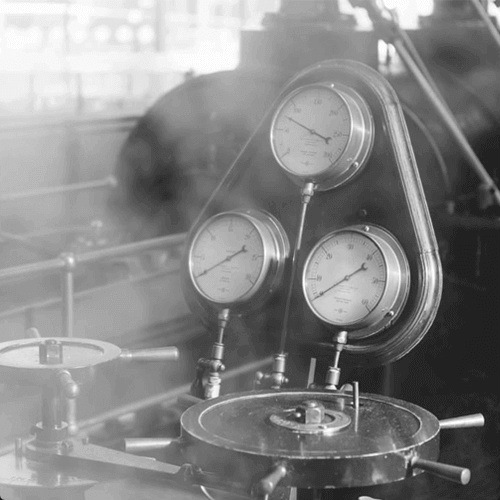
#> input picture Projects/Images/Processadas/clock.bmp, 500 x 500 px
$ python histogramas.py
#> lines starting #> are read from the running program, lines starting #| are printed output that depends on the picture
import cv2
import pathlib
from matplotlib import pyplot as grafico

img_path = pathlib.Path().absolute().parent.parent.parent
img = cv2.imread(f"{img_path}/Images/Processadas/clock.bmp")
#> img is the input picture: shape (500, 500, 3); min 20, max 255, mean 134.5

img = cv2.cvtColor(img, cv2.COLOR_BGR2GRAY)
#> img: shape (500, 500)
equalizated = cv2.equalizeHist(img)
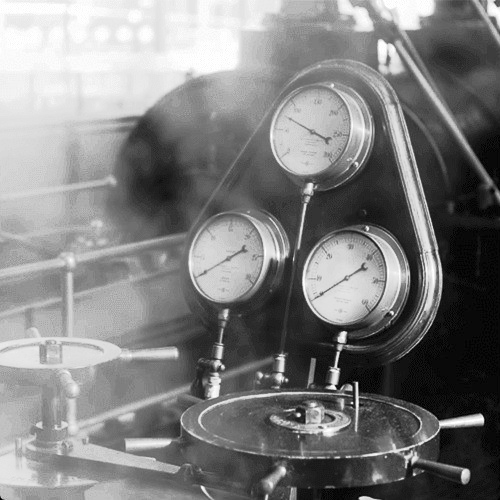
#> equalizated: shape (500, 500); min 0, max 255, mean 128.2

cv2.imshow("Clock", img)
cv2.imshow("Equalizated", equalizated)

grafico.hist(img.ravel(), 256, (0,255))
grafico.figure()

grafico.hist(equalizated.ravel(), 256, (0,255))
grafico.show()
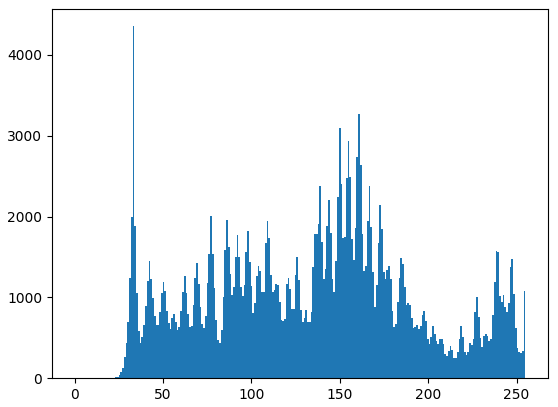
#> figure drawn by matplotlib, 1 panel; tallest bar 4354 high, from x = 32.87 to 33.87
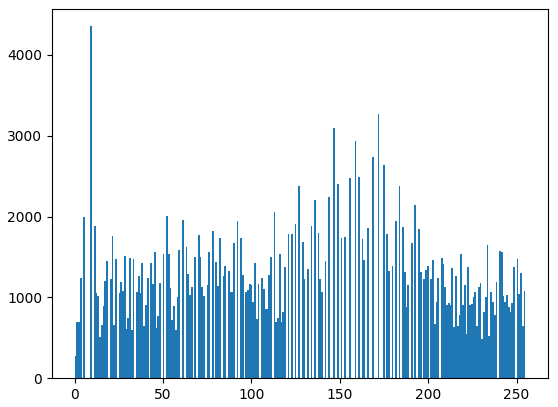
#> figure drawn by matplotlib, 1 panel; tallest bar 4354 high, from x = 8.96 to 9.96

cv2.waitKey()
cv2.destroyAllWindows()

def channels_segmentation():

    blue, green, red = cv2.split(img)

    grafico.hist(blue.ravel(), 256, (0, 255))
    grafico.figure()

    grafico.hist(green.ravel(), 256, (0, 255))
    grafico.figure()

    grafico.hist(red.ravel(), 256, (0, 255))
    grafico.show()

$ run again, with Projects/Images/Processadas/fruits.jpg saved as Projects/Images/Processadas/clock.bmp
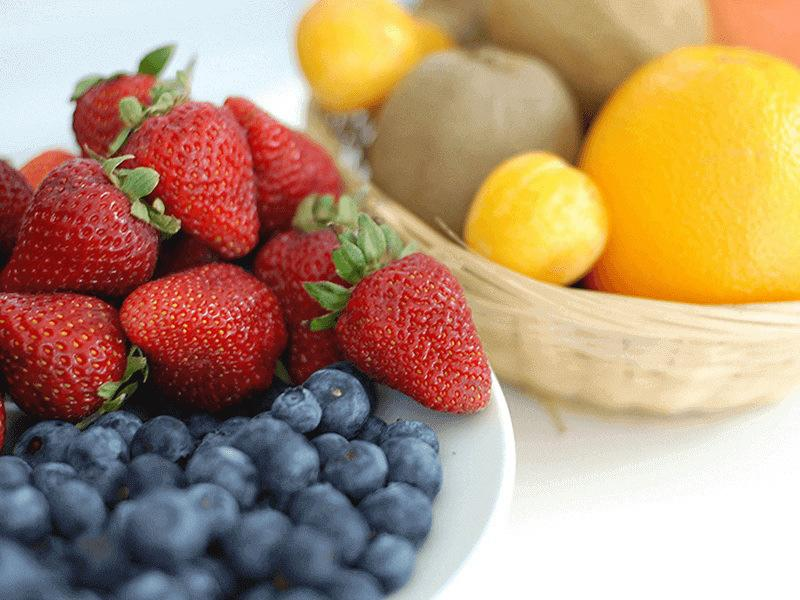
#> input picture Projects/Images/Processadas/fruits.jpg, 800 x 600 px
#> img is the input picture: shape (600, 800, 3); mean B, G, R 115.5, 145.3, 177.5
#> img: shape (600, 800)
#> `equalizated = cv2.equalizeHist(img)`:
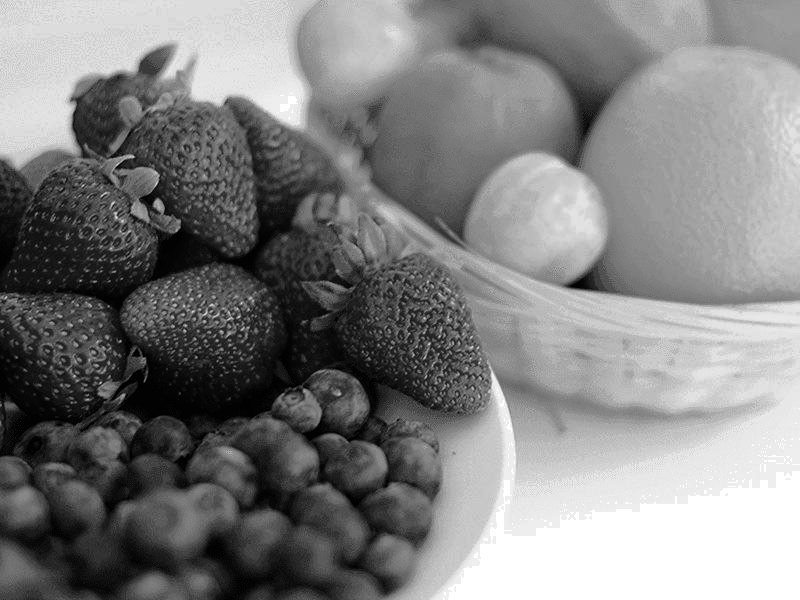
#> equalizated: shape (600, 800); min 0, max 255, mean 128.6
#> `grafico.show()`:
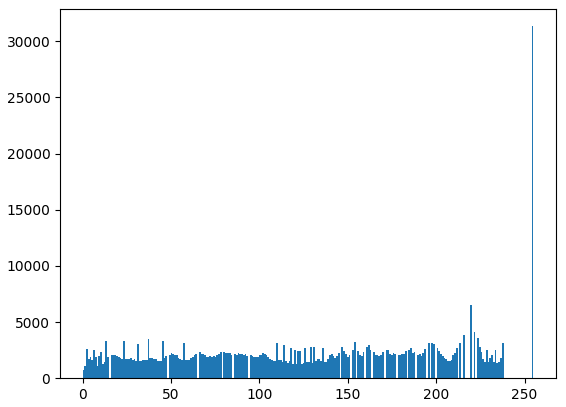
#> figure drawn by matplotlib, 1 panel; tallest bar 31336 high, from x = 254 to 255
